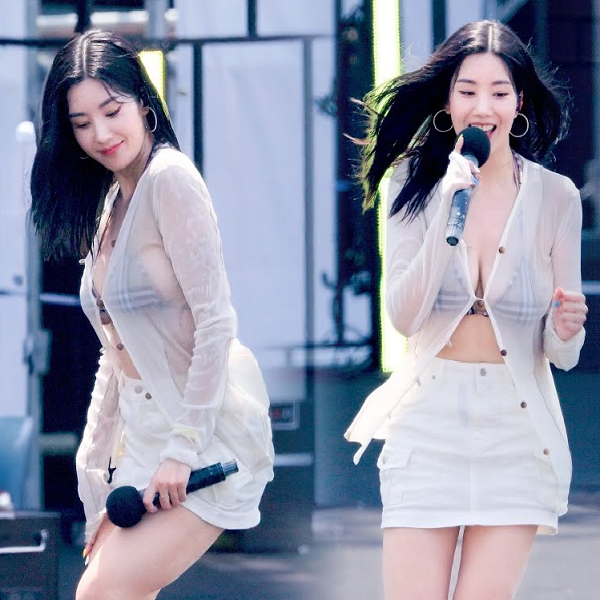
#> input picture python/love.png, 600 x 600 px
$ jupyter execute opencv_00_20231121.ipynb
#> lines starting #> are read from the running program, lines starting #| are printed output that depends on the picture
[cell 1]
import cv2
import numpy as np

img_src = cv2.imread('love.png',cv2.IMREAD_COLOR)
#> img_src is the input picture: shape (600, 600, 3); mean B, G, R 165, 144.5, 139.7
ndim = img_src.ndim
#> ndim = 3
height,width = img_src.shape[:2]
#> height = 600; width = 600

# scaling : 확대/축소
scale_factor = 0.7
dsize_w = int(width*scale_factor)
#> dsize_w = 420
dsize_h = int(height*scale_factor)
#> dsize_h = 420
img_0Nx = cv2.resize(img_src,(dsize_w,dsize_h))
h,w = img_0Nx.shape[:2]
#> h = 420; w = 420
img_dst = np.zeros_like(img_src)
img_dst[:h,:w,:] = img_0Nx
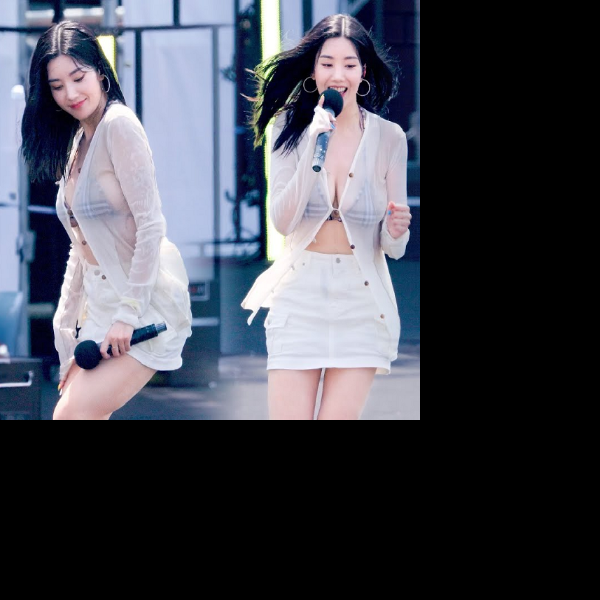
#> img_dst: shape (600, 600, 3); mean B, G, R 80.8, 70.7, 68.4

# shift(translation) : 이동
mv_w = int(width*(1-scale_factor)/2)
#> mv_w = 90
mv_h = int(height*(1-scale_factor)/2)
#> mv_h = 90
shift_matrix = np.array([[1,0,mv_w],[0,1,mv_h]],dtype=float)
#> shift_matrix = [[1, 0, 90], [0, 1, 90]]
img_dst = cv2.warpAffine(img_dst, shift_matrix, (width,height))
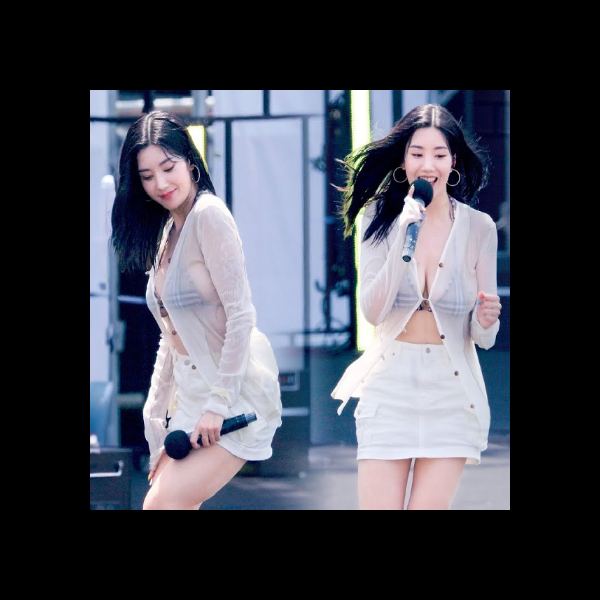
#> img_dst: shape (600, 600, 3); mean B, G, R 80.8, 70.7, 68.4

# rotation : 회전
angle = 45
center = (width//2, height//2)
rotation_matrix = cv2.getRotationMatrix2D(center,angle,1)
img_dst = cv2.warpAffine(img_dst, rotation_matrix, (width,height))
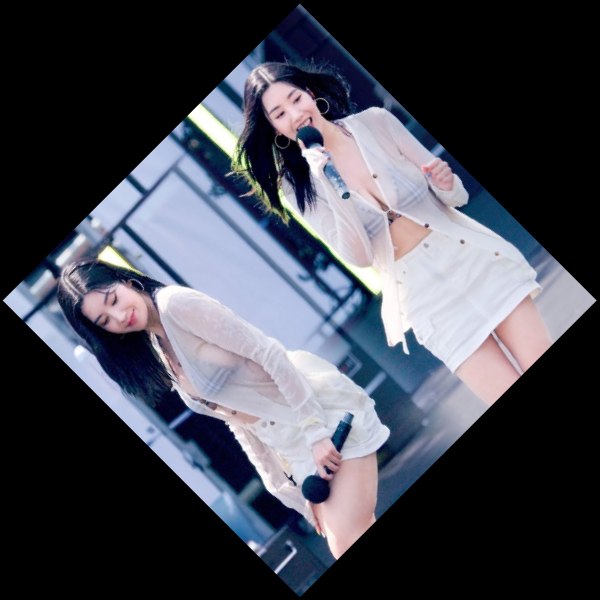
#> img_dst: shape (600, 600, 3); mean B, G, R 80.8, 70.7, 68.4

result = cv2.hconcat([img_src,img_dst]) # 이미지 가로로 합치기
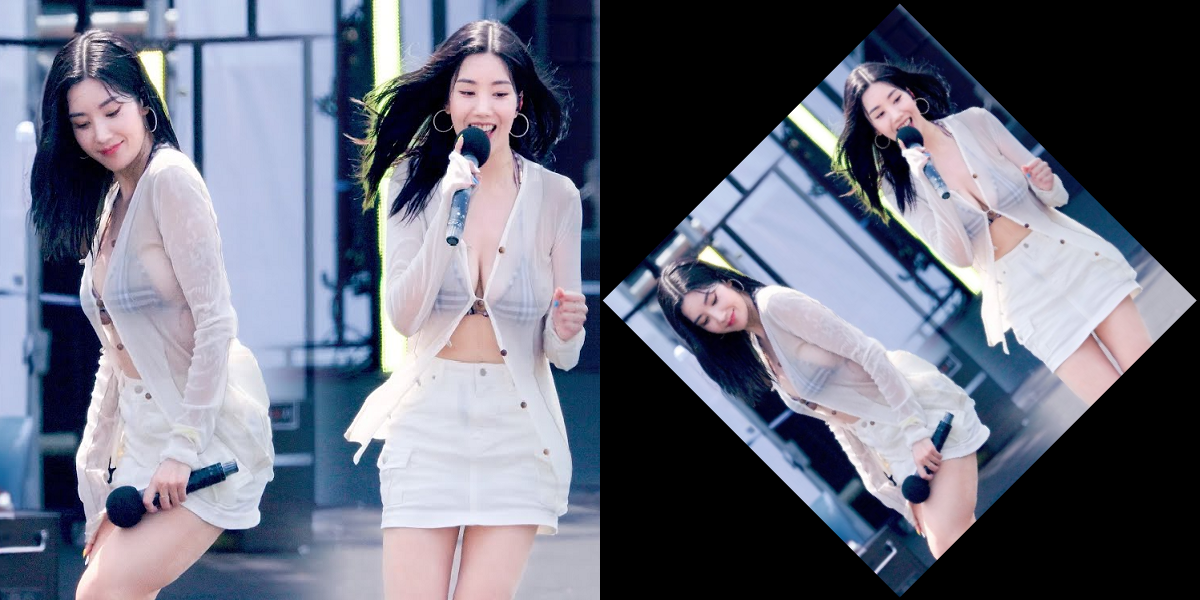
#> result: shape (600, 1200, 3); mean B, G, R 122.9, 107.6, 104.1
cv2.imshow('result',result)
cv2.waitKey()
cv2.destroyAllWindows()

[cell 2]
import cv2
import numpy as np

img_src = cv2.imread('love.png',cv2.IMREAD_COLOR)
ndim = img_src.ndim
height,width = img_src.shape[:2]
# scaling : 확대/축소
scale_factor = 0.7
scale_matrix = np.array([[scale_factor,0,0],[0,scale_factor,0]],dtype=float)
img_dst = cv2.warpAffine(img_src, scale_matrix, (width,height))
img_tmp = img_dst.copy()

# shift(translation) : 이동
mv_w = int(width*(1-scale_factor)/2)
mv_h = int(height*(1-scale_factor)/2)
shift_matrix = np.array([[1,0,mv_w],[0,1,mv_h]],dtype=float)
img_dst = cv2.warpAffine(img_dst, shift_matrix, (width,height))

# rotation : 회전
angle = 45
center = (width//2, height//2)
rotation_matrix = cv2.getRotationMatrix2D(center,angle,1)
img_dst = cv2.warpAffine(img_dst, rotation_matrix, (width,height))

cv2.imshow('dst',img_tmp)
result = cv2.hconcat([img_src,img_dst])
cv2.imshow('result',result)
cv2.waitKey()
cv2.destroyAllWindows()

[cell 3]
import cv2
import numpy as np

img_src = cv2.imread('love.png',cv2.IMREAD_COLOR)
ndim = img_src.ndim
height,width = img_src.shape[:2]
# scaling : 확대/축소
scale_factor = 0.7
scale_matrix = np.array([[scale_factor,0,0],
                         [0,scale_factor,0],
                         [0,0,1]],dtype=float)

# shift(translation) : 이동
mv_w = int(width*(1-scale_factor)/2)
mv_h = int(height*(1-scale_factor)/2)
shift_matrix = np.array([[1,0,mv_w],[0,1,mv_h],[0,0,1]],dtype=float)

# rotation : 회전
angle = 45
center = (width//2, height//2)
rotation_matrix = cv2.getRotationMatrix2D(center,angle,1)

T = np.eye(3,3)
T = np.dot(scale_matrix,T)
T = np.dot(shift_matrix,T)
T = np.dot(rotation_matrix,T)

img_dst = cv2.warpAffine(img_src, T, (width,height))

result = cv2.hconcat([img_src,img_dst])
cv2.imshow('result',result)
cv2.waitKey()
cv2.destroyAllWindows()
